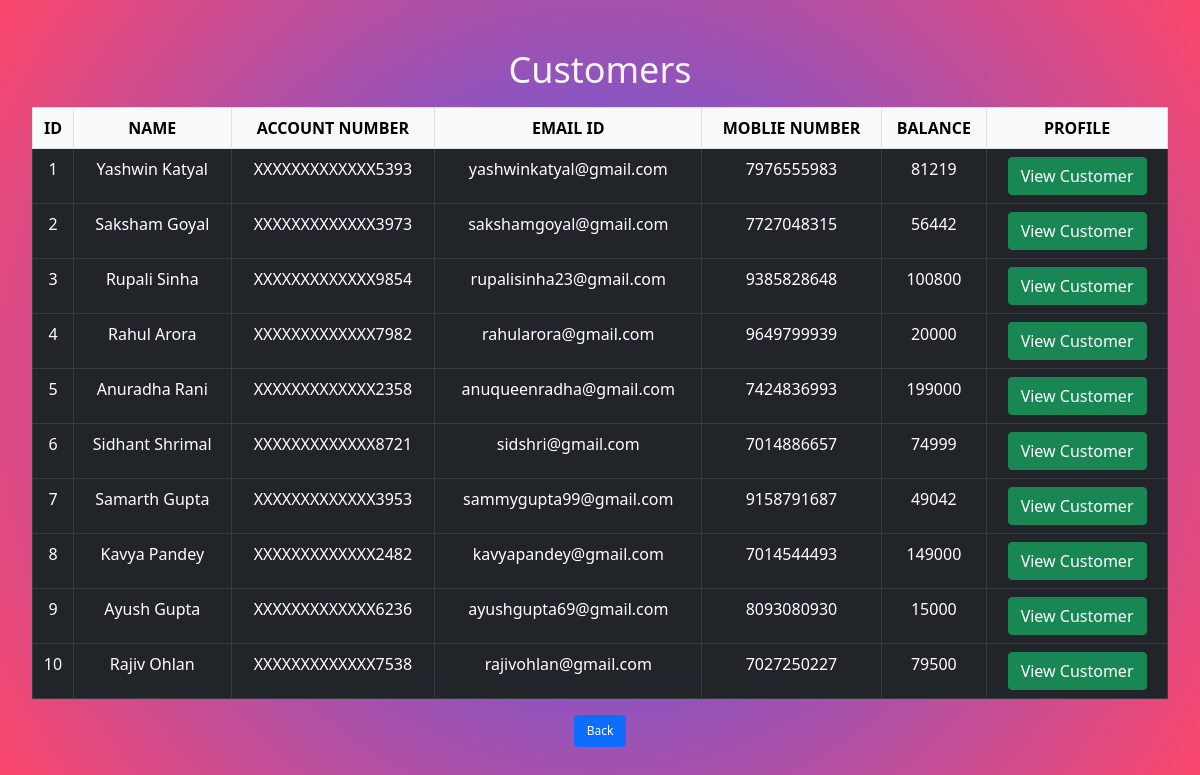
The page /customers.php on the database its author committed.
### tables this page shows
CREATE TABLE `customers` (
  `id` int(255) NOT NULL,
  `name` varchar(255) NOT NULL,
  `account_no` varchar(255) NOT NULL,
  `email` varchar(255) NOT NULL,
  `mobile` varchar(255) NOT NULL,
  `balance` decimal(6,0) NOT NULL
);

### customers.php (the view, shortened to what this page needs)
<!DOCTYPE html>
<html lang="en">
<head>
    <?php include 'BS_AOS_link.php' ?>
</head>
<body>
  <div class="container1">
    <table class="table table-dark table-bordered mt-3 table-responsive">
      <h1 class="text-center">Customers</h1>
      <thead class="table-light">
        <th>ID</th>
        <th>NAME</th>
        <th>ACCOUNT NUMBER</th>
        <th>EMAIL ID</th>
        <th>MOBLIE NUMBER</th>
        <th>BALANCE</th>
        <th>PROFILE</th>
      </thead>
      <tbody>
        <?php include 'connection.php';
        $select= "select * from customers";
        $query = mysqli_query($con,$select);
        while($res = mysqli_fetch_array($query)){
        ?>
        <tr>
            <td>  <?php echo $res['id']; ?>  </td>
            <td>  <?php echo $res['name']; ?>  </td>
            <td>  <?php echo $res['account_no'];?>  </td>
            <td>  <?php echo $res['email']; ?>  </td>
            <td>  <?php echo $res['mobile']; ?>  </td>
            <td>  <?php echo $res['balance'];?>  </td>
            <td> <a href="profile.php/?id=<?php echo $res['id'];?>" class="btn btn-success ">View Customer</a>  </td>
        </tr>
        <?php
            }
        ?>
      </tbody>
    </table>
    <div class="container2 text-center">
      <a href="index.php">
        <button type="button" class="btn btn-primary btn-back" id="b1">Back</button>
      </a>
    </div>
  </div>
</body>
</html>

### rows shown on the page
customers: id "1", name "Yashwin Katyal", account_no "XXXXXXXXXXXXX5393", email "yashwinkatyal@gmail.com", mobile "7976555983", balance "81219"
customers: id "2", name "Saksham Goyal", account_no "XXXXXXXXXXXXX3973", email "sakshamgoyal@gmail.com", mobile "7727048315", balance "56442"
customers: id "3", name "Rupali Sinha", account_no "XXXXXXXXXXXXX9854", email "rupalisinha23@gmail.com", mobile "9385828648", balance "100800"
customers: id "4", name "Rahul Arora", account_no "XXXXXXXXXXXXX7982", email "rahularora@gmail.com", mobile "9649799939", balance "20000"
customers: id "5", name "Anuradha Rani", account_no "XXXXXXXXXXXXX2358", email "anuqueenradha@gmail.com", mobile "7424836993", balance "199000"
customers: id "6", name "Sidhant Shrimal", account_no "XXXXXXXXXXXXX8721", email "sidshri@gmail.com", mobile "7014886657", balance "74999"
customers: id "7", name "Samarth Gupta", account_no "XXXXXXXXXXXXX3953", email "sammygupta99@gmail.com", mobile "9158791687", balance "49042"
customers: id "8", name "Kavya Pandey", account_no "XXXXXXXXXXXXX2482", email "kavyapandey@gmail.com", mobile "7014544493", balance "149000"
customers: id "9", name "Ayush Gupta", account_no "XXXXXXXXXXXXX6236", email "ayushgupta69@gmail.com", mobile "8093080930", balance "15000"
customers: id "10", name "Rajiv Ohlan", account_no "XXXXXXXXXXXXX7538", email "rajivohlan@gmail.com", mobile "7027250227", balance "79500"
